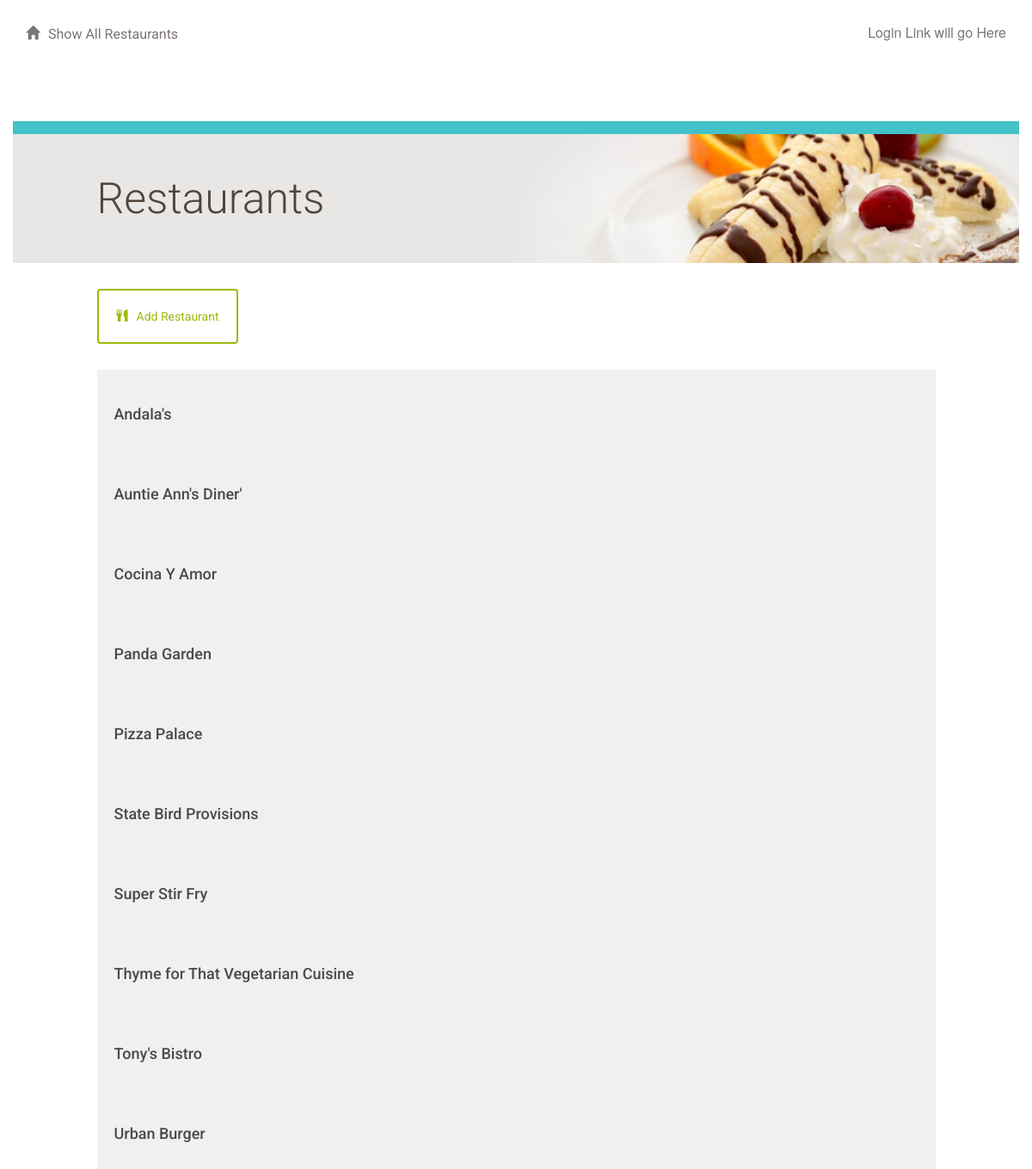
/restaurant/, run on the app's committed database.
### oauth/database_setup.py (models this page shows, shortened)
class Restaurant(Base):
    __tablename__ = 'restaurant'
    id = Column(Integer, primary_key=True)
    name = Column(String(250), nullable=False)

### oauth/project.py (the view)
@app.route('/')
@app.route('/restaurant/')
def showRestaurants():
  restaurants = session.query(Restaurant).order_by(asc(Restaurant.name))
  return render_template('restaurants.html', restaurants = restaurants)

### oauth/templates/restaurants.html (shortened to what this page needs)
{% extends "main.html" %}
{% block content %}
{% include "header.html" %}
	<div class="row top-menu">
		<div class="col-md-10"></div>
		<div class="col-md-2 text-right">
					</div>
	</div>
	<div class="row divider blue">
		<div class="col-md-12"></div>
	</div>
	<div class="row banner main">
		<div class="col-md-1"></div>
		<div class="col-md-11 padding-none">
			<h1>Restaurants</h1>
		</div>
	</div>
	<div class="row padding-top padding-bottom">
		<div class="col-md-1"></div>
		<div class="col-md-10 padding-none">
			<a href="{{url_for('newRestaurant')}}">
				<button class="btn btn-default" id="new-restaurant">
					<span class="glyphicon glyphicon-cutlery" aria-hidden="true"></span>Add Restaurant
				</button>
			</a>
		</div>
		<div class="col-md-1"></div>
	</div>
	{% for restaurant in restaurants %}
		<a href = "{{url_for('showMenu', restaurant_id = restaurant.id)}}">
			<div class="row">
				<div class="col-md-1"></div>
					<div class="col-md-10 restaurant-list">
						<h3>{{restaurant.name}}</h3>
					</div>
				<div class="col-md-1"></div>
			</div>
		</a>
	{% endfor %}
{% endblock %}

### oauth/static/styles.css (style rules this page uses)
* { font-family: "Helvetica Neue Bold", Roboto, Helvetica, Arial, sans-serif; font-weight: 700; }
h1 { font-family: "Helvetica Neue Light", Roboto, Helvetica, Arial, sans-serif; font-size: 50px; color: #51453B; line-height: 60px; font-weight: 300; }
h3 { font-size: 18px; color: #4A4A4A; line-height: 23px; }
a { font-size: 14px; color: #0093B9; line-height: 17px; }
.padding-top { padding-top: 30px; }
.padding-bottom { padding-bottom: 30px; }
.padding-none { padding: 0; }
.btn { padding: 20px; margin: 0; border-color: #9FB80A; border-width: 2px; color: #9FB80A;; }
.glyphicon { margin-right: 10px; }
.top-menu { padding-top: 30px; padding-bottom: 30px; }
.divider { height: 15px; }
.divider.blue { background-color: #42C3C9; }
.banner.main { height: 150px; background: url("/static/top-banner.jpg"); background-position: right; background-repeat: no-repeat; background-size: cover; }
.banner h1 { margin: 45px 0; }
.restaurant-list { background-color: #F0F0F0; padding: 20px; u }

### data on the page
Restaurant: name "Andala's"
Restaurant: name "Auntie Ann's Diner'"
Restaurant: name "Cocina Y Amor"
Restaurant: name "Panda Garden"
Restaurant: name "Pizza Palace"
Restaurant: name "State Bird Provisions"
Restaurant: name "Super Stir Fry"
Restaurant: name "Thyme for That Vegetarian Cuisine"
Restaurant: name "Tony's Bistro"
Restaurant: name "Urban Burger"
